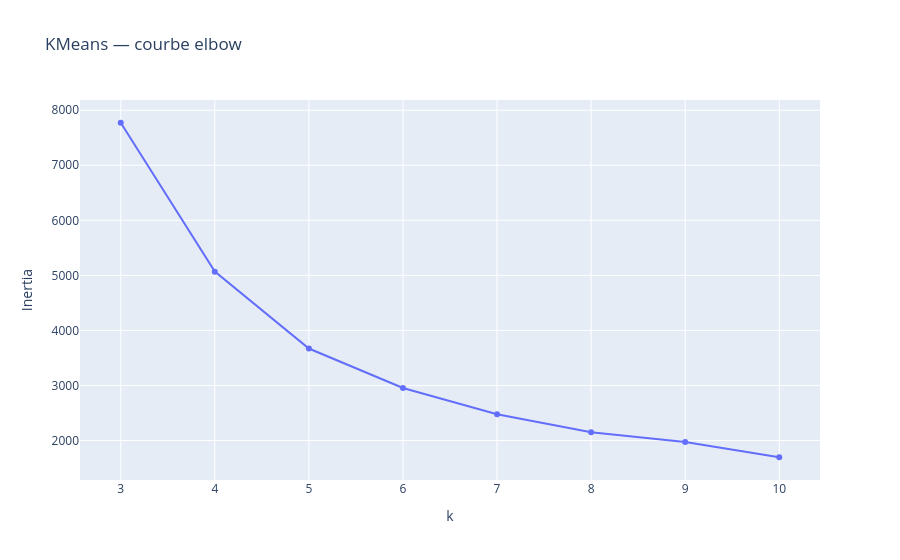
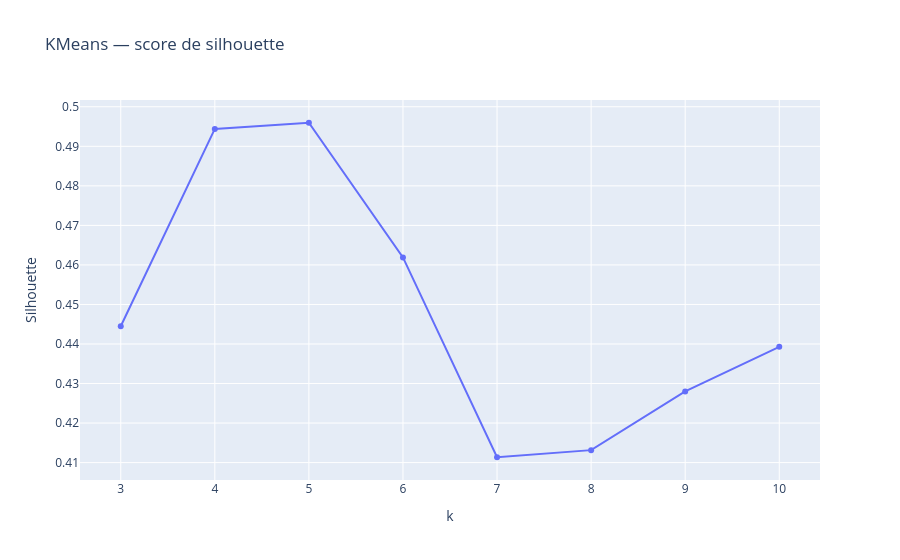

Source (notebook cell) for these figures, in order:
### Markdown cell above
## 7. KMeans — tuning et interprétation

### Pourquoi KMeans ?
KMeans correspond bien à une logique **opérationnelle** :
- il force une partition claire de l'espace ;
- il produit des **centroïdes** faciles à interpréter ;
- il reste lisible pour une équipe métier.

Sa limite est connue : il suppose des clusters plutôt compacts et impose un nombre de clusters `k`.  
Mais pour une logique de **zones de positionnement chauffeurs**, cette contrainte peut aussi devenir un avantage : il faut justement aboutir à des zones simples et pilotables.

### Code cell
# Optional sampling to keep execution efficient on laptops / notebooks
# Échantillon de travail pour garder une exécution fluide sur une machine standard
ref_sample = ref_df.sample(min(10000, len(ref_df)), random_state=42).copy()
X_ref, X_ref_scaled, scaler_ref = prepare_geo_matrix(ref_sample)

kmeans_tuning = tune_kmeans(X_ref_scaled, k_values=range(3, 11))
display(kmeans_tuning)

fig = go.Figure()
fig.add_trace(go.Scatter(x=kmeans_tuning["k"], y=kmeans_tuning["inertia"], mode="lines+markers", name="Inertia"))
fig.update_layout(title="KMeans — courbe elbow", xaxis_title="k", yaxis_title="Inertia")
fig.show()

fig = go.Figure()
fig.add_trace(go.Scatter(x=kmeans_tuning["k"], y=kmeans_tuning["silhouette"], mode="lines+markers", name="Silhouette"))
fig.update_layout(title="KMeans — score de silhouette", xaxis_title="k", yaxis_title="Silhouette")
fig.show()

# Heuristic choice:
best_k = int(kmeans_tuning.sort_values(["silhouette", "k"], ascending=[False, True]).iloc[0]["k"])
print("k retenu automatiquement (silhouette max) :", best_k)

kmeans_model = MiniBatchKMeans(
    n_clusters=best_k,
    random_state=42,
    n_init=20,
    batch_size=2048
)
kmeans_labels = kmeans_model.fit_predict(X_ref_scaled)

# Bring centroids back to original latitude/longitude space
centers_latlon = scaler_ref.inverse_transform(kmeans_model.cluster_centers_)

ref_kmeans = ref_sample.copy()
ref_kmeans["cluster"] = kmeans_labels.astype(int)

display(cluster_summary(ref_kmeans, "cluster"))

fig = plot_kmeans_centroids(
    ref_sample,
    kmeans_labels,
    centers_latlon,
    title=f"KMeans — hot zones sur le créneau de référence (jeudi 17 h - 20 h), k={best_k}"
)
fig.show()

### Figure 1 — Plotly figure (JSON) as saved in the notebook; plotly's stock layout.template omitted (floating-point values rounded to 4 significant figures)
{"data": [{"mode": "lines+markers", "name": "Inertia", "type": "scatter", "x": [3, 4, 5, 6, 7, 8, 9, 10], "y": [7773.0, 5068.0, 3670.0, 2955.0, 2475.0, 2149.0, 1971.0, 1695.0]}], "layout": {"title": {"text": "KMeans — courbe elbow"}, "xaxis": {"title": {"text": "k"}}, "yaxis": {"title": {"text": "Inertia"}}}}

### Figure 2 — Plotly figure (JSON) as saved in the notebook; plotly's stock layout.template omitted (floating-point values rounded to 4 significant figures)
{"data": [{"mode": "lines+markers", "name": "Silhouette", "type": "scatter", "x": [3, 4, 5, 6, 7, 8, 9, 10], "y": [0.4445, 0.4944, 0.496, 0.4619, 0.4114, 0.4132, 0.428, 0.4393]}], "layout": {"title": {"text": "KMeans — score de silhouette"}, "xaxis": {"title": {"text": "k"}}, "yaxis": {"title": {"text": "Silhouette"}}}}
